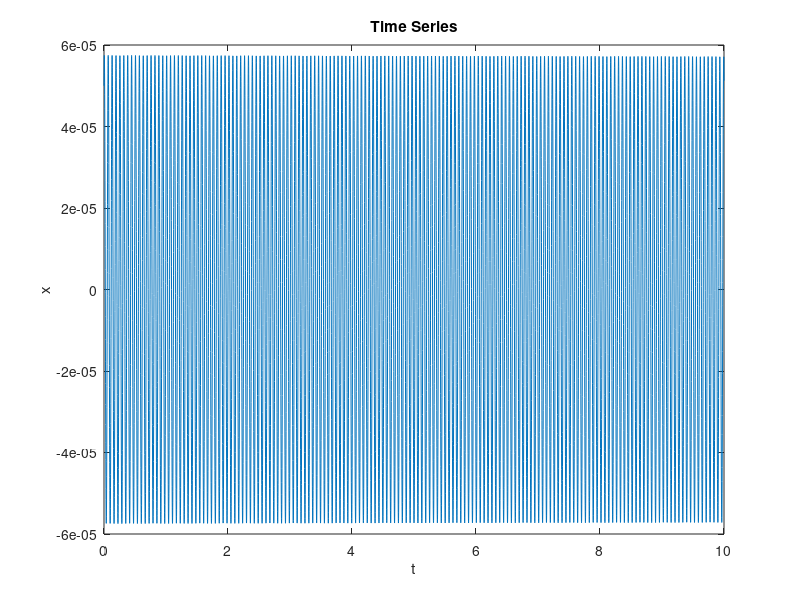
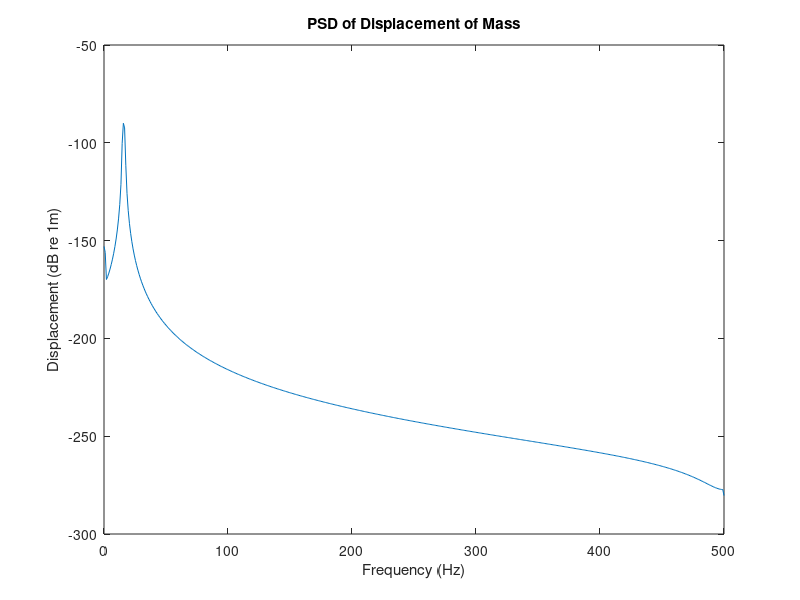

These figures' MATLAB source, in order:
function second_order_ode
%% Plots the transient response of a mass spring damper system driven
% Carl Howard 27/1/2018


%% simulation parameters
fs=1000;        % [Hz] sampling frequency
dt=1/fs;        % [s] delta t
t=0:dt:10;      % [s] time scale

%% Initial conditions: x(0) = 0, x'(0)=0
initial_x    = 5e-5;
initial_dxdt = 2*sqrt(2)*10^-3;

%% Solve the model
options=odeset('InitialStep',dt,'MaxStep',dt);
[t,x]=ode45( @rhs, t, [initial_x initial_dxdt],options );

%% Plot the results
% Plot the time series
figure
plot(t,x(:,1));
xlabel('t'); ylabel('x');
title('Time Series')

%%% Calculate the PSD of the time series
FFTsize=1024;
[PSD_theory_f10Hz,F_theory_f10Hz]=pwelch(x(:,1),hanning(FFTsize),[],FFTsize,fs);
figure
p3=plot(F_theory_f10Hz,10*log10(abs(PSD_theory_f10Hz)));
xlabel('Frequency (Hz)');
ylabel('Displacement (dB re 1m)');
title('PSD of Displacement of Mass');


%% Mass-Spring-Damper system
% The equations for the mass spring damper system have to be defined
% separately so that the ODE45 solver can call it.
    function dxdt=rhs(t,x)
        mass1=0.1;		% [kg]
        stiff1=1000;    % [N/m]
        damp=0.0001;     % [Ns/m] keep as a small number to fix solver errors
        f=0; %*sin(2*pi*10*t);            % [N] amplitude of driving force

        dxdt_1 = x(2);
        dxdt_2 = -(damp/mass1)*x(2) - (stiff1/mass1)*x(1) + (f/mass1);

        dxdt=[dxdt_1; dxdt_2];
    end
end
